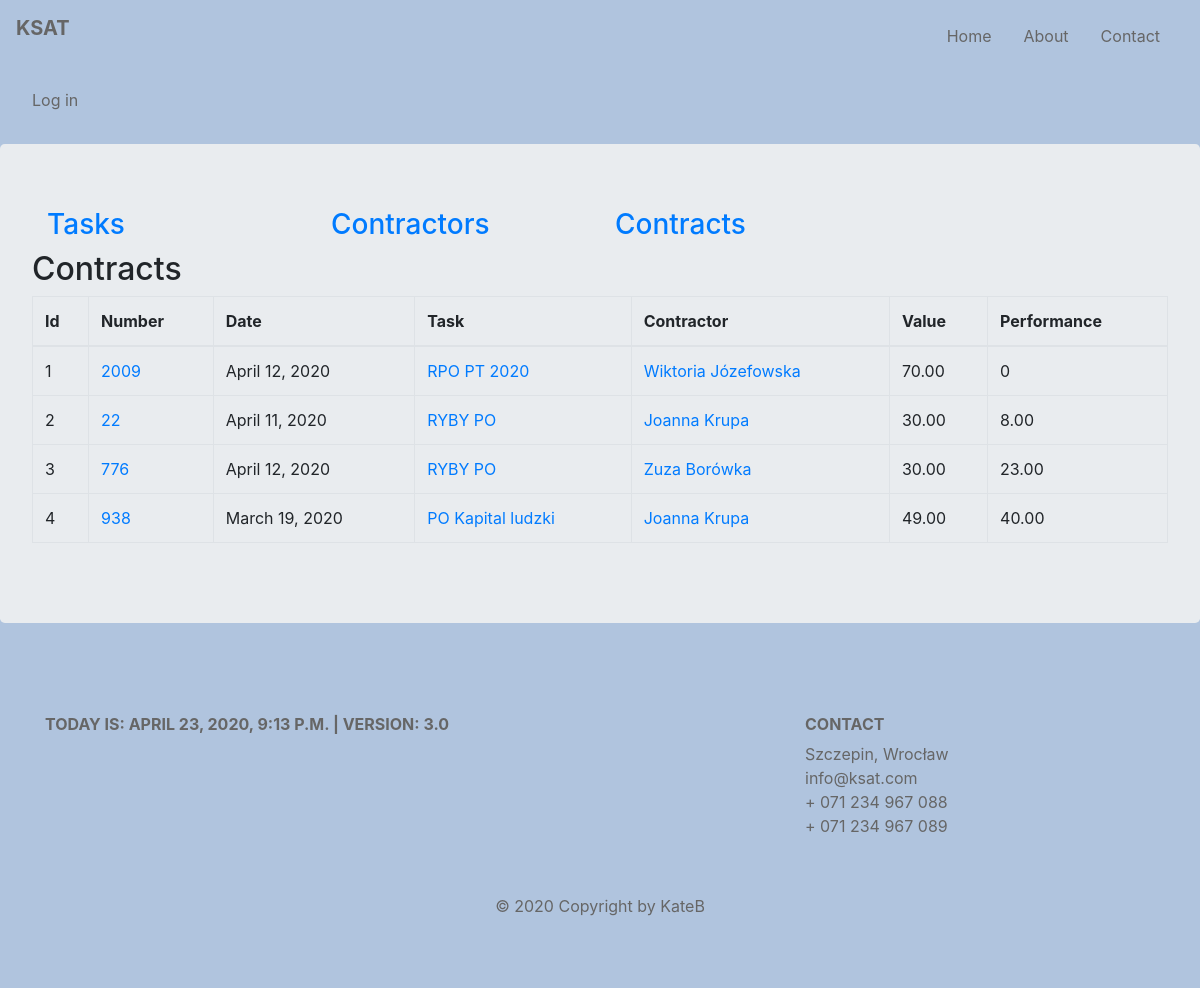
The app's page /ksat/contracts/, older data.
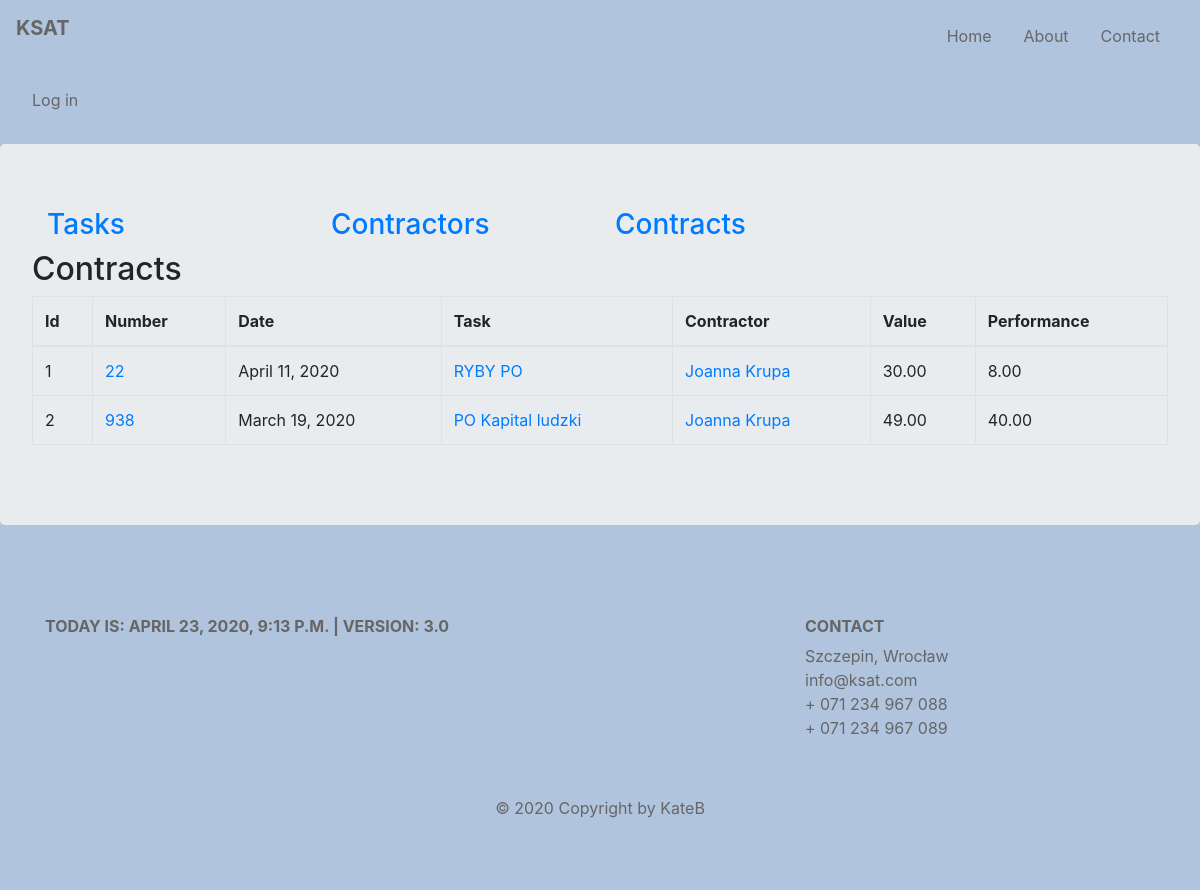
The same page, newer data.
### budget/models.py (models this page shows, shortened)
class Contract(models.Model):
    number = models.CharField(max_length=128, unique=True)
    date = models.DateField()
    task = models.ForeignKey(Task, on_delete=models.CASCADE, related_name='contracts', related_query_name='contract')
    contractor = models.ForeignKey(Contractor, default=None, on_delete=models.CASCADE, related_name='contracts',
                                   related_query_name='contract')
    article = models.ManyToManyField(Articles, through='ContractArticle')
    def get_absolute_url(self):
        return reverse('budget:contract_details', kwargs={'contract_id': self.pk})
    def contract_value(self):
        value = ContractArticle.objects.filter(contract=self).aggregate(total=Sum('value'))['total']
        if value:
            return round(value, 2)
        return 0
    def contract_performance(self):
        fin_docs = FinancialDocument.objects.filter(contract=self)
        performance = 0
        for fin_doc in fin_docs:
            performance += fin_doc.fin_doc_value()
        return round(performance, 2)
    class Meta:
        default_related_name = 'contract'
        ordering = ('number', 'contractor')
        verbose_name = 'contract'

class Task(models.Model):
    title = models.CharField(max_length=128, unique=True)
    description = models.CharField(max_length=256)
    unit = models.SmallIntegerField()
    section = models.SmallIntegerField()
    article = models.ManyToManyField(Articles, through='TaskArticles')
    slug = AutoSlugField(null=True, default=None, unique=True, populate_from='title')

class Contractor(models.Model):
    name = models.CharField(max_length=128)
    last_name = models.CharField(max_length=128)
    num = models.SmallIntegerField(blank=True)
    slug = models.SlugField(max_length=200, unique=True, null=True, default=None)
    def __str__(self):
        return f'{self.name} {self.last_name}'
    class Meta:
        default_related_name = 'contractors'
        ordering = ('last_name',)
        verbose_name = 'contractor'

class FinancialDocument(models.Model):
    contract = models.ForeignKey(Contract, on_delete=models.CASCADE, related_name='fds', related_query_name='fd')
    contractor = models.ForeignKey(Contractor, default=None, on_delete=models.CASCADE, related_name='fds',
                                   related_query_name='fd')
    number = models.CharField(max_length=64, default=None)
    date = models.DateField()
    payment_date1 = models.DateField(blank=True, null=True)
    payment_date2 = models.DateField(blank=True, null=True)
    article = models.ManyToManyField(Articles, through='FinDocumentArticle')
    def fin_doc_value(self):
        value = FinDocumentArticle.objects.filter(fin_doc=self).aggregate(total=Sum('value'))['total']
        if value:
            return round(value, 2)
        return 0
    class Meta:
        default_related_name = 'fds'
        verbose_name = 'finacial_doc'

### budget/views.py (the view)
# urls.py: path('contracts/', views.ContractsView.as_view(), name='contracts'),
class ContractsView(ListView):
    model = Contract
    template_name = 'budget/contracts.html'
    context_object_name = 'contracts'

### budget/my_context_processor.py (called while the page is built)
def cp(request):
    ctx = {
        "now": django.utils.timezone.now(),
        "version": "3.0"
    }
    return ctx

def recaptcha_site_key(request):
    return {'RECAPTCHA_SITE_KEY': settings.RECAPTCHA_SITE_KEY}

### budget/templates/budget/contracts.html (shortened to what this page needs)
{% extends 'base.html' %}
{% block content %}
    {{ block.super }}
    <h2>Contracts</h2>
        <table class="table table-bordered">
            <thead>
            <tr>
                <th scope="col">Id</th>
                <th scope="col">Number</th>
                <th scope="col">Date</th>
                <th scope="col">Task</th>
                <th scope="col">Contractor</th>
                <th scope="col">Value</th>
                <th scope="col">Performance</th>
            </tr>
            </thead>
            <tbody>
            {% for contract in contracts %}
                <tr>
                    <td>{{ forloop.counter }}</td>
                    <td><a href="{{ contract.get_absolute_url }}">{{ contract.number }}</a></td>
                    <td>{{ contract.date }}</td>
                    <td><a href="{% url 'budget:task_details' contract.task.slug%}">{{ contract.task.title }}</a></td>
                    <td><a href="{% url 'budget:contractor_details' contract.contractor.slug %}">{{ contract.contractor }}</a></td>
                    <td>{{ contract.contract_value|floatformat:2 }}</td>
                    <td>{{ contract.contract_performance }}</td>
                </tr>
            {% endfor %}
            </tbody>
        </table>
{% endblock %}

### budget/templates/base.html (shortened to what this page needs)
{% load static %}
<!DOCTYPE html>
<html lang="en">
<head>
    <link rel="stylesheet" href="https://stackpath.bootstrapcdn.com/bootstrap/4.1.3/css/bootstrap.min.css"
>
    <link rel="stylesheet" href="{% static "css/style.css" %}">
    <link rel="stylesheet" href="https://use.fontawesome.com/releases/v5.5.0/css/all.css"
>
</head>
<body>
<nav class="navbar navbar-expand-md">
    <a class="navbar-brand" href="{% url 'budget:index' %}"><p class="text-uppercase font-weight-bold">KSAT</p></a>
    <div class="collapse navbar-collapse" id="main-navigation">
        <ul class="navbar-nav">
            <li class="nav-item">
                <a class="nav-link" href="{% url 'budget:index' %}">Home</a>
            </li>
            <li class="nav-item">
                <a class="nav-link" href="{% url 'budget:index' %}#description">About</a>
            </li>
            <li class="nav-item">
                <a class="nav-link" href="{% url 'budget:index' %}#contact">Contact</a>
            </li>
        </ul>
    </div>
</nav>
{% block content %}
    <nav class="navbar navbar-expand-md">
    {% if request.user.is_authenticated %}
<p class="text-uppercase font-weigth-normal">Logged as: {{ request.user.username }}</p>
        <button class="navbar-toggler navbar-dark" type="button" data-toggle="collapse" data-target="#main-navigation">
        <span class="navbar-toggler-icon"></span>
    </button>
    <div class="collapse navbar-collapse" id="main-navigation">
        <ul class="navbar-nav">
            <li class="nav-item">
                <a class="nav-link" href="{% url 'budget:logout' %}">Log out</a>
            </li>
            <li class="nav-item">
                <a class="nav-link" href="{% url 'budget:reset_password' %}">Reset password</a>
            </li>
            {% else %}
            <p class="nav-item">
                <a class="nav-link" href="{% url 'budget:login' %}">Log in</a>
            </p>
    </div>{% endif %}
</nav>
    <div class="jumbotron">
    <div class="container features">
        <div class="row">
            <div class="col-lg-3 col-md-3 col-sm-12">
                <h3 class="feature-title"><a href="{% url 'budget:tasks' %}"> Tasks</a></h3>
            </div>
            <div class="col-lg-3 col-md-3 col-sm-12">
                <h3 class="feature-title"><a href="{% url 'budget:contractors' %}">Contractors</a></h3>
            </div>
            <div class="col-lg-3 col-md-3 col-sm-12">
                <h3 class="feature-title"><a href="{% url 'budget:contracts' %}"> Contracts</a></h3>
            </div>
            <div class="col-lg-3 col-md-3 col-sm-12">
            </div>
        </div>
    </div>
{% endblock content %}
</div>
<footer class="page-footer">
    <div class="container">
        <div class="row">
            <div class="col-lg-8 col-md-8 col-sm-12">
                <h6 class="text-uppercase font-weight-bold">Today is: {{ now }} | version: {{ version }}</h6>
            </div>
            <div class="col-lg-4 col-md-4 col-sm-12" id="contact">
                <h6 class="text-uppercase font-weight-bold">Contact</h6> <div class="contact">
                <p>Szczepin, Wrocław
                    <br/>info@ksat.com
                    <br/>+ 071 234 967 088
                    <br/>+ 071 234 967 089</p>
            </div></div>
        </div>
        <div class="footer-copyright text-center">© 2020 Copyright by KateB</div>
</footer>
</body>
</html>

### static/css/style.css (style rules this page uses)
body { padding: 0; margin: 0; background: lightsteelblue; }
.navbar { background: lightsteelblue; }
.nav-link, .navbar-brand { color: #666666; cursor: pointer; }
.nav-link { margin-right: 1em !important; }
.navbar-collapse { justify-content: flex-end; }
.page-footer { background-color: lightsteelblue; color: #666666; padding: 60px 0 30px; }
.footer-copyright { color: #666; padding: 40px 0; }

Row changes from the older to the newer data that the page shows:
removed Contract: number "2009", date "April 12, 2020", task "RPO PT 2020", contractor "Wiktoria Józefowska", contract_value "70.00", contract_performance "0"
removed Contract: number "776", date "April 12, 2020", task "RYBY PO", contractor "Zuza Borówka", contract_value "30.00", contract_performance "23.00"
